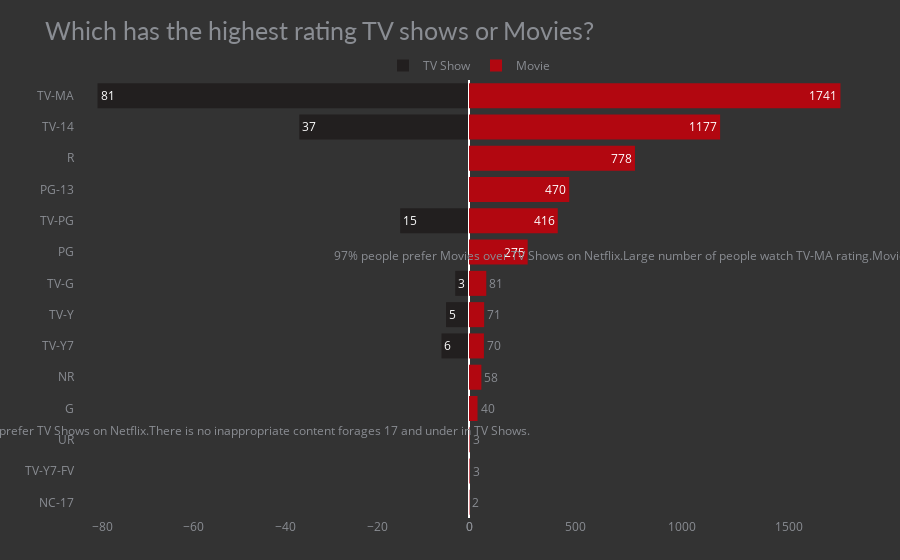

This figure's notebook cell:
### Code cell
# making two different data frames one for movies and another one for tv shows having rating in them.

fig = make_subplots(rows=1, cols=2, specs=[[{}, {}]], shared_yaxes=True, horizontal_spacing=0)
# bar plot for tv shows
fig.append_trace(go.Bar(x=df_tv_show.rating, y=df_tv_show.tv_show, orientation='h', showlegend=True, 
                        text=df_tv_show.rating_final, name='TV Show', marker_color='#221f1f'), 1, 1)
# bar plot for movies
fig.append_trace(go.Bar(x=df_movie.rating, y=df_movie.movie, orientation='h', showlegend=True, text=df_movie.rating,
                        name='Movie', marker_color='#b20710'), 1, 2)
fig.update_xaxes(showgrid=False)
fig.update_yaxes(showgrid=False, categoryorder='total ascending', ticksuffix=' ', showline=False)
fig.update_traces(hovertemplate=None, marker=dict(line=dict(width=0)))
fig.update_layout(title='Which has the highest rating TV shows or Movies?',
                  margin=dict(t=80, b=0, l=70, r=40),
                  hovermode="y unified", 
                  xaxis_title=' ', yaxis_title=" ",
                  plot_bgcolor='#333', paper_bgcolor='#333',
                  title_font=dict(size=25, color='#8a8d93', family="Lato, sans-serif"),
                  font=dict(color='#8a8d93'),
                  legend=dict(orientation="h", yanchor="bottom", y=1, xanchor="center", x=0.5),
                  hoverlabel=dict(bgcolor="black", font_size=13, font_family="Lato, sans-serif"))
fig.add_annotation(dict(x=0.81, y=0.6, ax=0, ay=0,
                    xref = "paper", yref = "paper",
                    text= "97% people prefer Movies over TV Shows on Netflix.Large number of people watch TV-MA rating.Movies which are for mature audience."
                  ))
fig.add_annotation(dict(x=0.2, y=0.2, ax=0, ay=0,
                    xref = "paper", yref = "paper",
                    text= "3% people prefer TV Shows on Netflix.There is no inappropriate content forages 17 and under in TV Shows."
                  ))

### Figure 1 — Plotly figure (JSON) as saved in the notebook; plotly's stock layout.template omitted (floating-point values rounded to 4 significant figures)
{"data": [{"marker": {"color": "#221f1f", "line": {"width": 0}}, "name": "TV Show", "orientation": "h", "showlegend": true, "text": [81, 37, 15, 6, 5, 3], "type": "bar", "x": [-81, -37, -15, -6, -5, -3], "xaxis": "x", "y": ["TV-MA", "TV-14", "TV-PG", "TV-Y7", "TV-Y", "TV-G"], "yaxis": "y"}, {"marker": {"color": "#b20710", "line": {"width": 0}}, "name": "Movie", "orientation": "h", "showlegend": true, "text": [1741, 1177, 778, 470, 416, 275, 81, 71, 70, 58, 40, 3, 3, 2], "type": "bar", "x": [1741, 1177, 778, 470, 416, 275, 81, 71, 70, 58, 40, 3, 3, 2], "xaxis": "x2", "y": ["TV-MA", "TV-14", "R", "PG-13", "TV-PG", "PG", "TV-G", "TV-Y", "TV-Y7", "NR", "G", "TV-Y7-FV", "UR", "NC-17"], "yaxis": "y2"}], "layout": {"annotations": [{"ax": 0, "ay": 0, "text": "97% people prefer Movies over TV Shows on Netflix.Large number of people watch TV-MA rating.Movies which are for mature audience.", "x": 0.81, "xref": "paper", "y": 0.6, "yref": "paper"}, {"ax": 0, "ay": 0, "text": "3% people prefer TV Shows on Netflix.There is no inappropriate content forages 17 and under in TV Shows.", "x": 0.2, "xref": "paper", "y": 0.2, "yref": "paper"}], "font": {"color": "#8a8d93"}, "hoverlabel": {"bgcolor": "black", "font": {"family": "Lato, sans-serif", "size": 13}}, "hovermode": "y unified", "legend": {"orientation": "h", "x": 0.5, "xanchor": "center", "y": 1, "yanchor": "bottom"}, "margin": {"b": 0, "l": 70, "r": 40, "t": 80}, "paper_bgcolor": "#333", "plot_bgcolor": "#333", "title": {"font": {"color": "#8a8d93", "family": "Lato, sans-serif", "size": 25}, "text": "Which has the highest rating TV shows or Movies?"}, "xaxis": {"anchor": "y", "domain": [0, 0.5], "showgrid": false, "title": {"text": " "}}, "xaxis2": {"anchor": "y2", "domain": [0.5, 1], "showgrid": false}, "yaxis": {"anchor": "x", "categoryorder": "total ascending", "domain": [0, 1], "showgrid": false, "showline": false, "ticksuffix": " ", "title": {"text": " "}}, "yaxis2": {"anchor": "x2", "categoryorder": "total ascending", "domain": [0, 1], "matches": "y", "showgrid": false, "showline": false, "showticklabels": false, "ticksuffix": " "}}}
